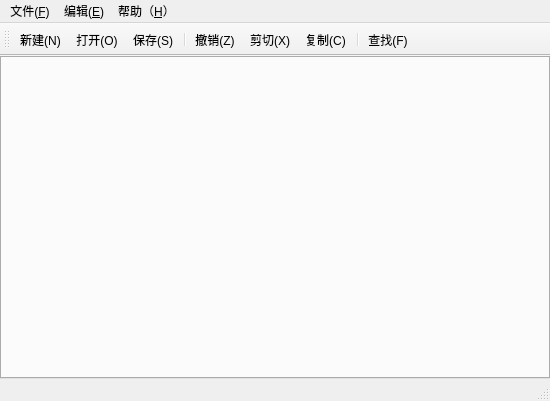
<?xml version="1.0" encoding="UTF-8"?>
<ui version="4.0">
 <class>MainWindow</class>
 <widget class="QMainWindow" name="MainWindow">
  <property name="geometry">
   <rect>
    <x>0</x>
    <y>0</y>
    <width>550</width>
    <height>401</height>
   </rect>
  </property>
  <property name="windowTitle">
   <string>MainWindow</string>
  </property>
  <widget class="QWidget" name="centralWidget">
   <layout class="QGridLayout" name="gridLayout">
    <property name="leftMargin">
     <number>0</number>
    </property>
    <property name="topMargin">
     <number>0</number>
    </property>
    <property name="rightMargin">
     <number>0</number>
    </property>
    <property name="bottomMargin">
     <number>0</number>
    </property>
    <property name="spacing">
     <number>0</number>
    </property>
    <item row="0" column="0">
     <layout class="QHBoxLayout" name="horizontalLayout" stretch="0">
      <property name="spacing">
       <number>0</number>
      </property>
      <item>
       <layout class="QVBoxLayout" name="verticalLayout">
        <item>
         <widget class="QTabWidget" name="titletabWidget">
          <property name="currentIndex">
           <number>-1</number>
          </property>
          <property name="tabsClosable">
           <bool>true</bool>
          </property>
          <property name="movable">
           <bool>true</bool>
          </property>
          <property name="tabBarAutoHide">
           <bool>false</bool>
          </property>
         </widget>
        </item>
       </layout>
      </item>
     </layout>
    </item>
   </layout>
  </widget>
  <widget class="QMenuBar" name="menuBar">
   <property name="geometry">
    <rect>
     <x>0</x>
     <y>0</y>
     <width>550</width>
     <height>23</height>
    </rect>
   </property>
   <widget class="QMenu" name="menu_F">
    <property name="title">
     <string>文件(&amp;F)</string>
    </property>
    <addaction name="action_New"/>
    <addaction name="action_Open"/>
    <addaction name="action_Close"/>
    <addaction name="separator"/>
    <addaction name="action_Save"/>
    <addaction name="action_SaveAs"/>
    <addaction name="separator"/>
    <addaction name="action_Exit"/>
    <addaction name="actiontest"/>
   </widget>
   <widget class="QMenu" name="menujhkjhk">
    <property name="title">
     <string>编辑(&amp;E)</string>
    </property>
    <addaction name="action_Undo"/>
    <addaction name="separator"/>
    <addaction name="action_Cut"/>
    <addaction name="action_Copy"/>
    <addaction name="action_Paste"/>
    <addaction name="separator"/>
    <addaction name="action_Find"/>
   </widget>
   <widget class="QMenu" name="menu_H">
    <property name="title">
     <string>帮助（&amp;H）</string>
    </property>
   </widget>
   <addaction name="menu_F"/>
   <addaction name="menujhkjhk"/>
   <addaction name="menu_H"/>
  </widget>
  <widget class="QToolBar" name="mainToolBar">
   <attribute name="toolBarArea">
    <enum>TopToolBarArea</enum>
   </attribute>
   <attribute name="toolBarBreak">
    <bool>false</bool>
   </attribute>
   <addaction name="action_New"/>
   <addaction name="action_Open"/>
   <addaction name="action_Save"/>
   <addaction name="separator"/>
   <addaction name="action_Undo"/>
   <addaction name="action_Cut"/>
   <addaction name="action_Copy"/>
   <addaction name="separator"/>
   <addaction name="action_Find"/>
  </widget>
  <widget class="QStatusBar" name="statusBar"/>
  <action name="action_New">
   <property name="icon">
    <iconset resource="res.qrc">
     <normaloff>:/e/icon/filenew.png</normaloff>:/e/icon/filenew.png</iconset>
   </property>
   <property name="text">
    <string>新建(&amp;N)</string>
   </property>
   <property name="toolTip">
    <string>新建(N)</string>
   </property>
   <property name="shortcut">
    <string>Ctrl+N</string>
   </property>
  </action>
  <action name="action_Open">
   <property name="icon">
    <iconset resource="res.qrc">
     <normaloff>:/e/icon/fileopen.png</normaloff>:/e/icon/fileopen.png</iconset>
   </property>
   <property name="text">
    <string>打开(&amp;O)</string>
   </property>
  </action>
  <action name="action_Close">
   <property name="icon">
    <iconset resource="res.qrc">
     <normaloff>:/e/icon/gtk-close.png</normaloff>:/e/icon/gtk-close.png</iconset>
   </property>
   <property name="text">
    <string>关闭(&amp;C)</string>
   </property>
  </action>
  <action name="action_Save">
   <property name="icon">
    <iconset resource="res.qrc">
     <normaloff>:/e/icon/filesave.png</normaloff>:/e/icon/filesave.png</iconset>
   </property>
   <property name="text">
    <string>保存(&amp;S)</string>
   </property>
  </action>
  <action name="action_SaveAs">
   <property name="icon">
    <iconset theme="save" resource="res.qrc">
     <normaloff>:/e/icon/filesaveas.png</normaloff>:/e/icon/filesaveas.png</iconset>
   </property>
   <property name="text">
    <string>另存为(&amp;A)</string>
   </property>
  </action>
  <action name="action_Exit">
   <property name="icon">
    <iconset resource="res.qrc">
     <normaloff>:/e/icon/application-exit.png</normaloff>:/e/icon/application-exit.png</iconset>
   </property>
   <property name="text">
    <string>退出(&amp;X)</string>
   </property>
  </action>
  <action name="action_Undo">
   <property name="icon">
    <iconset resource="res.qrc">
     <normaloff>:/e/icon/edit-redo.png</normaloff>:/e/icon/edit-redo.png</iconset>
   </property>
   <property name="text">
    <string>撤销(&amp;Z)</string>
   </property>
  </action>
  <action name="action_Cut">
   <property name="icon">
    <iconset resource="res.qrc">
     <normaloff>:/e/icon/edit-cut.png</normaloff>:/e/icon/edit-cut.png</iconset>
   </property>
   <property name="text">
    <string>剪切(&amp;X)</string>
   </property>
  </action>
  <action name="action_Copy">
   <property name="icon">
    <iconset resource="res.qrc">
     <normaloff>:/e/icon/edit-copy.png</normaloff>:/e/icon/edit-copy.png</iconset>
   </property>
   <property name="text">
    <string>复制(&amp;C)</string>
   </property>
  </action>
  <action name="action_Paste">
   <property name="icon">
    <iconset resource="res.qrc">
     <normaloff>:/e/icon/edit-paste.png</normaloff>:/e/icon/edit-paste.png</iconset>
   </property>
   <property name="text">
    <string>粘贴(&amp;V)</string>
   </property>
  </action>
  <action name="action_Find">
   <property name="icon">
    <iconset resource="res.qrc">
     <normaloff>:/e/icon/edit-find.png</normaloff>:/e/icon/edit-find.png</iconset>
   </property>
   <property name="text">
    <string>查找(&amp;F)</string>
   </property>
  </action>
  <action name="actiontest">
   <property name="text">
    <string>test</string>
   </property>
  </action>
 </widget>
 <layoutdefault spacing="6" margin="11"/>
 <resources>
  <include location="res.qrc"/>
 </resources>
 <connections/>
</ui>
